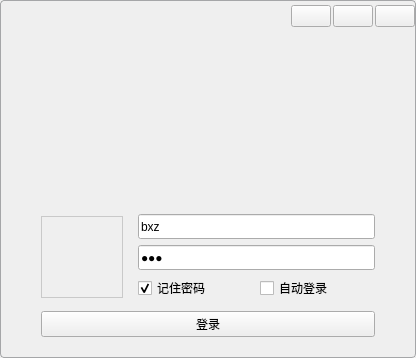
<?xml version="1.0" encoding="UTF-8"?>
<ui version="4.0">
 <class>LoginWidget</class>
 <widget class="QWidget" name="LoginWidget">
  <property name="geometry">
   <rect>
    <x>0</x>
    <y>0</y>
    <width>416</width>
    <height>358</height>
   </rect>
  </property>
  <property name="windowTitle">
   <string>登录界面</string>
  </property>
  <property name="windowIcon">
   <iconset resource="images.qrc">
    <normaloff>:/resource/background/app.png</normaloff>:/resource/background/app.png</iconset>
  </property>
  <property name="styleSheet">
   <string notr="true">QWidget#page, QWidget#page_2 {
	border: 1px solid #A5A6A8;
	border-radius: 4px;
}</string>
  </property>
  <layout class="QVBoxLayout" name="verticalLayout">
   <property name="spacing">
    <number>0</number>
   </property>
   <property name="leftMargin">
    <number>0</number>
   </property>
   <property name="topMargin">
    <number>0</number>
   </property>
   <property name="rightMargin">
    <number>0</number>
   </property>
   <property name="bottomMargin">
    <number>0</number>
   </property>
   <item>
    <widget class="QStackedWidget" name="stackedWidget">
     <property name="currentIndex">
      <number>0</number>
     </property>
     <widget class="QWidget" name="page">
      <layout class="QVBoxLayout" name="verticalLayout_2">
       <property name="spacing">
        <number>0</number>
       </property>
       <property name="leftMargin">
        <number>1</number>
       </property>
       <property name="topMargin">
        <number>1</number>
       </property>
       <property name="rightMargin">
        <number>1</number>
       </property>
       <property name="bottomMargin">
        <number>1</number>
       </property>
       <item>
        <widget class="QWidget" name="widgetWinTitle" native="true">
         <property name="minimumSize">
          <size>
           <width>0</width>
           <height>30</height>
          </size>
         </property>
         <property name="maximumSize">
          <size>
           <width>16777215</width>
           <height>30</height>
          </size>
         </property>
         <layout class="QHBoxLayout" name="horizontalLayout_2" stretch="0,1,0,0,0">
          <property name="spacing">
           <number>2</number>
          </property>
          <property name="leftMargin">
           <number>10</number>
          </property>
          <property name="topMargin">
           <number>0</number>
          </property>
          <property name="rightMargin">
           <number>0</number>
          </property>
          <property name="bottomMargin">
           <number>0</number>
          </property>
          <item>
           <widget class="QLabel" name="labelWinIcon">
            <property name="minimumSize">
             <size>
              <width>30</width>
              <height>30</height>
             </size>
            </property>
            <property name="maximumSize">
             <size>
              <width>30</width>
              <height>30</height>
             </size>
            </property>
            <property name="text">
             <string/>
            </property>
            <property name="pixmap">
             <pixmap resource="images.qrc">:/resource/images/robot.png</pixmap>
            </property>
           </widget>
          </item>
          <item>
           <widget class="QLabel" name="labelWinTitle">
            <property name="styleSheet">
             <string notr="true">color: #FFFFFF;</string>
            </property>
            <property name="text">
             <string/>
            </property>
           </widget>
          </item>
          <item>
           <widget class="QPushButton" name="btnWinMenu">
            <property name="focusPolicy">
             <enum>Qt::NoFocus</enum>
            </property>
            <property name="text">
             <string/>
            </property>
            <property name="icon">
             <iconset resource="images.qrc">
              <normaloff>:/resource/common/ic_login_cfg.png</normaloff>:/resource/common/ic_login_cfg.png</iconset>
            </property>
           </widget>
          </item>
          <item>
           <widget class="QPushButton" name="btnWinMin">
            <property name="focusPolicy">
             <enum>Qt::NoFocus</enum>
            </property>
            <property name="text">
             <string/>
            </property>
            <property name="icon">
             <iconset resource="images.qrc">
              <normaloff>:/resource/common/ic_min.png</normaloff>:/resource/common/ic_min.png</iconset>
            </property>
           </widget>
          </item>
          <item>
           <widget class="QPushButton" name="btnWinClose">
            <property name="focusPolicy">
             <enum>Qt::NoFocus</enum>
            </property>
            <property name="text">
             <string/>
            </property>
            <property name="icon">
             <iconset resource="images.qrc">
              <normaloff>:/resource/common/ic_close_white.png</normaloff>:/resource/common/ic_close_white.png</iconset>
            </property>
           </widget>
          </item>
         </layout>
        </widget>
       </item>
       <item>
        <widget class="QWidget" name="widgetBody" native="true">
         <layout class="QVBoxLayout" name="verticalLayout_5">
          <property name="spacing">
           <number>0</number>
          </property>
          <property name="leftMargin">
           <number>0</number>
          </property>
          <property name="topMargin">
           <number>0</number>
          </property>
          <property name="rightMargin">
           <number>0</number>
          </property>
          <property name="bottomMargin">
           <number>0</number>
          </property>
          <item>
           <widget class="QLabel" name="labelWeclcom">
            <property name="text">
             <string/>
            </property>
            <property name="pixmap">
             <pixmap resource="images.qrc">:/resource/background/logo.jpg</pixmap>
            </property>
            <property name="alignment">
             <set>Qt::AlignCenter</set>
            </property>
           </widget>
          </item>
          <item>
           <layout class="QVBoxLayout" name="verticalLayout_4">
            <property name="spacing">
             <number>10</number>
            </property>
            <property name="leftMargin">
             <number>40</number>
            </property>
            <property name="topMargin">
             <number>20</number>
            </property>
            <property name="rightMargin">
             <number>40</number>
            </property>
            <property name="bottomMargin">
             <number>20</number>
            </property>
            <item>
             <layout class="QHBoxLayout" name="horizontalLayout_4">
              <property name="spacing">
               <number>15</number>
              </property>
              <item>
               <widget class="QLabel" name="labelUserHead">
                <property name="minimumSize">
                 <size>
                  <width>82</width>
                  <height>82</height>
                 </size>
                </property>
                <property name="maximumSize">
                 <size>
                  <width>82</width>
                  <height>82</height>
                 </size>
                </property>
                <property name="styleSheet">
                 <string notr="true">QLabel#labelUserHead {
	border: 1px solid #C9C9C9;
}</string>
                </property>
                <property name="text">
                 <string/>
                </property>
                <property name="pixmap">
                 <pixmap resource="images.qrc">:/resource/head/head-64.png</pixmap>
                </property>
                <property name="alignment">
                 <set>Qt::AlignCenter</set>
                </property>
               </widget>
              </item>
              <item>
               <widget class="QWidget" name="widgetInput" native="true">
                <layout class="QVBoxLayout" name="verticalLayout_3">
                 <property name="leftMargin">
                  <number>0</number>
                 </property>
                 <property name="topMargin">
                  <number>0</number>
                 </property>
                 <property name="rightMargin">
                  <number>0</number>
                 </property>
                 <property name="bottomMargin">
                  <number>0</number>
                 </property>
                 <item>
                  <widget class="QLineEdit" name="lineEditUser">
                   <property name="minimumSize">
                    <size>
                     <width>0</width>
                     <height>25</height>
                    </size>
                   </property>
                   <property name="maximumSize">
                    <size>
                     <width>16777215</width>
                     <height>25</height>
                    </size>
                   </property>
                   <property name="text">
                    <string>bxz</string>
                   </property>
                   <property name="placeholderText">
                    <string>用户名</string>
                   </property>
                  </widget>
                 </item>
                 <item>
                  <widget class="QLineEdit" name="lineEditPasswd">
                   <property name="minimumSize">
                    <size>
                     <width>0</width>
                     <height>25</height>
                    </size>
                   </property>
                   <property name="maximumSize">
                    <size>
                     <width>16777215</width>
                     <height>25</height>
                    </size>
                   </property>
                   <property name="text">
                    <string>111</string>
                   </property>
                   <property name="echoMode">
                    <enum>QLineEdit::Password</enum>
                   </property>
                   <property name="placeholderText">
                    <string>用户密码</string>
                   </property>
                  </widget>
                 </item>
                 <item>
                  <layout class="QHBoxLayout" name="horizontalLayout">
                   <item>
                    <widget class="QCheckBox" name="checkBoxPasswd">
                     <property name="text">
                      <string>记住密码</string>
                     </property>
                     <property name="checked">
                      <bool>true</bool>
                     </property>
                    </widget>
                   </item>
                   <item>
                    <widget class="QCheckBox" name="checkBoxAutoLogin">
                     <property name="text">
                      <string>自动登录</string>
                     </property>
                     <property name="checked">
                      <bool>false</bool>
                     </property>
                    </widget>
                   </item>
                  </layout>
                 </item>
                </layout>
               </widget>
              </item>
             </layout>
            </item>
            <item>
             <layout class="QHBoxLayout" name="horizontalLayout_3">
              <property name="spacing">
               <number>15</number>
              </property>
              <item>
               <widget class="QPushButton" name="btnLogin">
                <property name="focusPolicy">
                 <enum>Qt::NoFocus</enum>
                </property>
                <property name="toolTip">
                 <string>登录</string>
                </property>
                <property name="text">
                 <string>登录</string>
                </property>
               </widget>
              </item>
             </layout>
            </item>
           </layout>
          </item>
         </layout>
        </widget>
       </item>
      </layout>
     </widget>
     <widget class="QWidget" name="page_2">
      <layout class="QVBoxLayout" name="verticalLayout_9">
       <property name="spacing">
        <number>0</number>
       </property>
       <property name="leftMargin">
        <number>1</number>
       </property>
       <property name="topMargin">
        <number>1</number>
       </property>
       <property name="rightMargin">
        <number>1</number>
       </property>
       <property name="bottomMargin">
        <number>1</number>
       </property>
       <item>
        <widget class="QWidget" name="widgetWinTitle_2" native="true">
         <property name="minimumSize">
          <size>
           <width>0</width>
           <height>30</height>
          </size>
         </property>
         <property name="maximumSize">
          <size>
           <width>16777215</width>
           <height>30</height>
          </size>
         </property>
         <layout class="QHBoxLayout" name="horizontalLayout_5" stretch="1,0,0">
          <property name="spacing">
           <number>5</number>
          </property>
          <property name="leftMargin">
           <number>10</number>
          </property>
          <property name="topMargin">
           <number>0</number>
          </property>
          <property name="rightMargin">
           <number>0</number>
          </property>
          <property name="bottomMargin">
           <number>0</number>
          </property>
          <item>
           <widget class="QLabel" name="labelWinTitle_2">
            <property name="styleSheet">
             <string notr="true">color: #FFFFFF;</string>
            </property>
            <property name="text">
             <string>登录配置</string>
            </property>
           </widget>
          </item>
          <item>
           <widget class="QPushButton" name="btnWinMin_2">
            <property name="focusPolicy">
             <enum>Qt::NoFocus</enum>
            </property>
            <property name="text">
             <string/>
            </property>
            <property name="icon">
             <iconset resource="images.qrc">
              <normaloff>:/resource/common/ic_min.png</normaloff>:/resource/common/ic_min.png</iconset>
            </property>
           </widget>
          </item>
          <item>
           <widget class="QPushButton" name="btnWinClose_2">
            <property name="focusPolicy">
             <enum>Qt::NoFocus</enum>
            </property>
            <property name="text">
             <string/>
            </property>
            <property name="icon">
             <iconset resource="images.qrc">
              <normaloff>:/resource/common/ic_close_white.png</normaloff>:/resource/common/ic_close_white.png</iconset>
            </property>
           </widget>
          </item>
         </layout>
        </widget>
       </item>
       <item>
        <widget class="QWidget" name="widgetBody_2" native="true">
         <layout class="QVBoxLayout" name="verticalLayout_6">
          <item>
           <widget class="QGroupBox" name="groupBox">
            <property name="title">
             <string>服务器设置</string>
            </property>
            <layout class="QVBoxLayout" name="verticalLayout_7">
             <item>
              <layout class="QHBoxLayout" name="horizontalLayout_6">
               <property name="rightMargin">
                <number>0</number>
               </property>
               <item>
                <layout class="QFormLayout" name="formLayout">
                 <item row="0" column="0">
                  <widget class="QLabel" name="label_3">
                   <property name="text">
                    <string>服务器地址配置：</string>
                   </property>
                  </widget>
                 </item>
                 <item row="0" column="1">
                  <widget class="QLineEdit" name="lineEditHostAddr">
                   <property name="text">
                    <string>192.168.5.181</string>
                   </property>
                  </widget>
                 </item>
                 <item row="1" column="0">
                  <widget class="QLabel" name="label_4">
                   <property name="text">
                    <string>消息服务器端口：</string>
                   </property>
                  </widget>
                 </item>
                 <item row="1" column="1">
                  <widget class="QLineEdit" name="lineEditHostMsgPort">
                   <property name="text">
                    <string>60001</string>
                   </property>
                  </widget>
                 </item>
                 <item row="2" column="0">
                  <widget class="QLabel" name="label_5">
                   <property name="text">
                    <string>文件服务器端口：</string>
                   </property>
                  </widget>
                 </item>
                 <item row="2" column="1">
                  <widget class="QLineEdit" name="lineEditHostFilePort">
                   <property name="text">
                    <string>60002</string>
                   </property>
                  </widget>
                 </item>
                </layout>
               </item>
              </layout>
             </item>
             <item>
              <spacer name="verticalSpacer">
               <property name="orientation">
                <enum>Qt::Vertical</enum>
               </property>
               <property name="sizeHint" stdset="0">
                <size>
                 <width>20</width>
                 <height>157</height>
                </size>
               </property>
              </spacer>
             </item>
            </layout>
           </widget>
          </item>
          <item>
           <layout class="QHBoxLayout" name="horizontalLayout_7">
            <item>
             <spacer name="horizontalSpacer">
              <property name="orientation">
               <enum>Qt::Horizontal</enum>
              </property>
              <property name="sizeHint" stdset="0">
               <size>
                <width>40</width>
                <height>20</height>
               </size>
              </property>
             </spacer>
            </item>
            <item>
             <widget class="QPushButton" name="btnCancel">
              <property name="text">
               <string>取消</string>
              </property>
             </widget>
            </item>
            <item>
             <widget class="QPushButton" name="btnSaveCfg">
              <property name="text">
               <string>确定</string>
              </property>
             </widget>
            </item>
           </layout>
          </item>
         </layout>
        </widget>
       </item>
      </layout>
     </widget>
    </widget>
   </item>
  </layout>
 </widget>
 <resources>
  <include location="images.qrc"/>
 </resources>
 <connections>
  <connection>
   <sender>btnWinMin_2</sender>
   <signal>clicked()</signal>
   <receiver>LoginWidget</receiver>
   <slot>showMinimized()</slot>
   <hints>
    <hint type="sourcelabel">
     <x>87</x>
     <y>71</y>
    </hint>
    <hint type="destinationlabel">
     <x>447</x>
     <y>67</y>
    </hint>
   </hints>
  </connection>
  <connection>
   <sender>btnWinClose_2</sender>
   <signal>clicked()</signal>
   <receiver>LoginWidget</receiver>
   <slot>close()</slot>
   <hints>
    <hint type="sourcelabel">
     <x>118</x>
     <y>76</y>
    </hint>
    <hint type="destinationlabel">
     <x>431</x>
     <y>167</y>
    </hint>
   </hints>
  </connection>
  <connection>
   <sender>btnWinMin</sender>
   <signal>clicked()</signal>
   <receiver>LoginWidget</receiver>
   <slot>showMinimized()</slot>
   <hints>
    <hint type="sourcelabel">
     <x>358</x>
     <y>68</y>
    </hint>
    <hint type="destinationlabel">
     <x>489</x>
     <y>157</y>
    </hint>
   </hints>
  </connection>
  <connection>
   <sender>btnWinClose</sender>
   <signal>clicked()</signal>
   <receiver>LoginWidget</receiver>
   <slot>close()</slot>
   <hints>
    <hint type="sourcelabel">
     <x>388</x>
     <y>72</y>
    </hint>
    <hint type="destinationlabel">
     <x>468</x>
     <y>195</y>
    </hint>
   </hints>
  </connection>
 </connections>
</ui>
